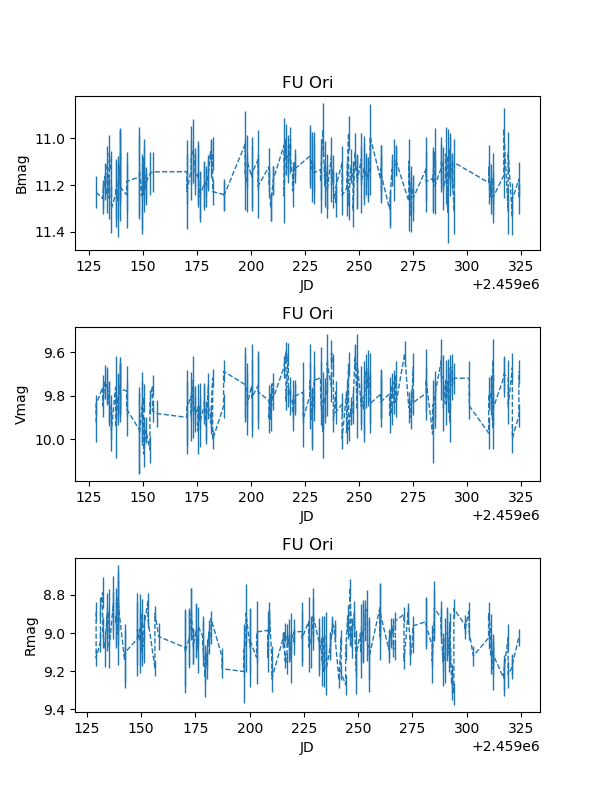

Here is the Python script that generated this plot:
#!/usr/bin/env python3
# -*- coding: utf-8 -*-
"""
Created on Mon Aug 17 18:15:21 2020

@author: altsai
"""


#import os
#import sys
#import shutil
import numpy as np
#import csv
#import time
#import math
import pandas as pd
import matplotlib.pyplot as plt

nn=30

obj_name='FU Ori'
filter_ID=['B','V','R']
list_data=['./slt_InstMag_Bmag_AAVSO_ACEI/Bmag_FU_Ori_all.txt','./slt_InstMag_Vmag_AAVSO_ACDEI/Vmag_FU_Ori_all.txt','./slt_InstMag_Rmag_VRIphot_ADEI/Rmag_FU_Ori_all.txt']
filter_mag=['Bmag','Vmag','Rmag']
filter_err=['ErrorBmag','ErrorVmag','ErrorRmag']

n_data=len(list_data)

fig,axs=plt.subplots(3,1,figsize=(6,8))
fig.subplots_adjust(hspace=0.5,wspace=0.5)
axs=axs.ravel()

for i in range(n_data):
    file_data=list_data[i]
    print('data file: ',file_data)
    
#    w1_file='dat_file/g'+file_dat[0:4]+'r_LuS_20180401-now.dat'
#    df_w1=pd.read_csv(w1_file,delim_whitespace=True,header=None,usecols=[0,1,2]) 
    df_data=pd.read_csv(file_data) #,secols=[1,2,3]) 
    print(df_data)

    JD=df_data['JD'].map('{:.5f}'.format).astype(np.float64)
#    print(JD1)
    Mag=df_data[filter_mag[i]]
#    print(R1)
    err=df_data[filter_err[i]]
#    print(eR1)
    

#    axs[i].errorbar(JD0,R0,yerr=eR0,linestyle='--',label='no w',lw=1)
    axs[i].errorbar(JD,Mag,yerr=err,linestyle='--',lw=1)  
    axs[i].set_xlabel('JD')
    axs[i].set_ylabel(filter_mag[i])
    axs[i].set_title(obj_name)
    axs[i].invert_yaxis()
#    axs[i].legend(loc='best')
    


plt.savefig('FU_Ori_plot.pdf') 
plt.savefig('FU_Ori_plot.png') 

print("... save file as FU_Ori_plot.pdf ...")
    
